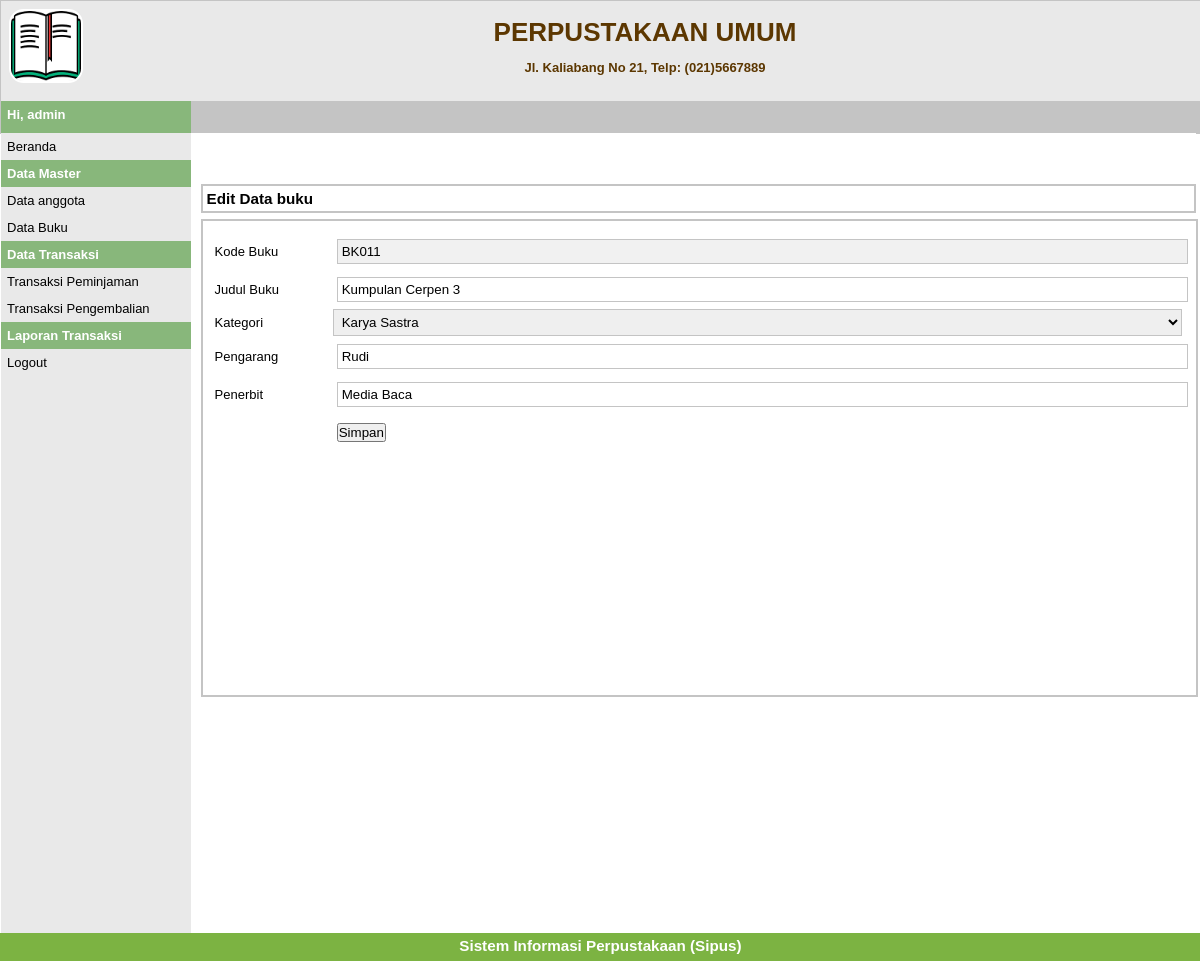
Screenshot of /index.php?p=buku-edit&id=BK011 (signed in) with the database file from the repository.
### tables this page shows
CREATE TABLE `buku` (
  `kd_buku` varchar(10) NOT NULL,
  `judul` varchar(50) NOT NULL,
  `kategori` varchar(50) DEFAULT NULL,
  `pengarang` varchar(50) NOT NULL,
  `penerbit` varchar(50) DEFAULT NULL
);

### pages/buku-edit.php (the view, shortened to what this page needs)
<?php
$kd_buku = $_GET['id'];
$q_tampil_buku = mysqli_query($db, "SELECT * FROM buku WHERE kd_buku='$kd_buku'");
$r_tampil_buku = mysqli_fetch_array($q_tampil_buku);
?>
<div id="label-page">
   <h3>Edit Data buku</h3>
</div>
<div id="content">
   <form action="proses/buku-edit-proses.php" method="POST">
      <table id="tabel-input">
         <tr>
            <td class="label-formulir">Kode Buku</td>
            <td class="isian-formulir"><input type="text" name="kd_buku" value="<?= $r_tampil_buku['kd_buku']; ?>" readonly class="isian-formulir isian-formulir-border warna-formulir-disabled"></td>
         </tr>
         <tr>
            <td class="label-formulir">Judul Buku</td>
            <td class="isian-formulir">
               <input type="text" name="judul" id="" value="<?= $r_tampil_buku['judul']; ?>" class="isian-formulir isian-formulir-border">
            </td>
         </tr>
         <tr>
            <td class="label-formuli">Kategori</td>
            <td class="isian-formuli">
               <select name="kategori" class="isian-formulir isian-formulir-border">
                  <option value="<?= $r_tampil_buku['kategori']; ?>"><?= $r_tampil_buku['kategori']; ?></option>
               </select>
            </td>
         </tr>
         <tr>
            <td class="label-formulir">Pengarang</td>
            <td class="isian-formulir">
               <input type="text" name="pengarang" id="" value="<?= $r_tampil_buku['pengarang']; ?>" class="isian-formulir isian-formulir-border">
            </td>
         </tr>
         <tr>
            <td class="label-formulir">Penerbit</td>
            <td class="isian-formulir">
               <input type="text" name="penerbit" id="" value="<?= $r_tampil_buku['penerbit']; ?>" class="isian-formulir isian-formulir-border">
            </td>
         </tr>
         <tr>
            <td class="label-formulir"></td>
            <td class="isian-formulir"><input type="submit" value="Simpan" name="simpan" id="tombol-simpan"></td>
         </tr>
      </table>
   </form>
</div>

### style.css (style rules this page uses)
* { margin: 0px; padding: 0px; }
body { font-family: sans-serif; font-size: 13px; color: black; }
#label-page { margin-top: 6px; margin-bottom: 6px; margin-left: 10px; border: 2px solid #c4c4c4; padding: 4px; width: 97.8%; }
#content { float: left; width: 96.8%; min-height: 454px; border: 2px solid #c4c4c4; padding: 10px; margin-bottom: 6px; margin-left: 10px; }
#tabel-input { width: 100%; }
.label-formulir { width: 12%; height: 36px; margin: 20px; }
.isian-formulir { width: 81%; padding: 4px; width: 99.8%; }
.isian-formulir-border { border: 1px solid #c4c4c4; }
.warna-formulir-disabled { background-color: #f1f1f1; }

### rows the page displays
buku: kd_buku "BK011", judul "Kumpulan Cerpen 3", kategori "Karya Sastra", pengarang "Rudi", penerbit "Media Baca"

### other values shown
$_SESSION['level'] "admin"
